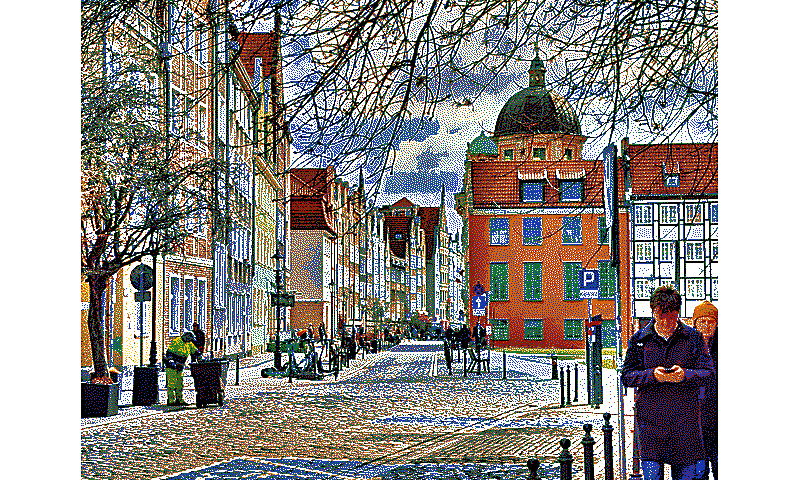
#> input picture assets/gdansk_city.bmp, 800 x 480 px
$ python analyze.py ../assets/gdansk_city.bmp --dir landscape
#> lines starting #> are read from the running program, lines starting #| are printed output that depends on the picture
### 6ColorsConverter/crop_planner.py
#encoding: utf-8
"""Shared crop planning for analyzer and converter."""
from dataclasses import dataclass


MAX_CROP_LOSS_RATIO = 0.30
FACE_MARGIN_RATIO = 0.03


@dataclass(frozen=True)
class CropPlan:
    mode: str
    reason: str
    crop_box: tuple
    crop_loss: float
    faces: tuple
    face_detection: str


def center_crop_box(width, height, target_w, target_h):
    """Return the centered cover crop used by convert.py."""
    img_ar = width / height
    tgt_ar = target_w / target_h
    if img_ar >= tgt_ar:
        new_w = int(height * tgt_ar)
        x0 = (width - new_w) // 2
        return (x0, 0, x0 + new_w, height)
    new_h = int(width / tgt_ar)
    y0 = (height - new_h) // 2
    return (0, y0, width, y0 + new_h)


def crop_loss_ratio(width, height, crop_box):
    left, top, right, bottom = crop_box
    kept_area = max(0, right - left) * max(0, bottom - top)
    total_area = width * height
    if total_area <= 0:
        return 1.0
    return 1.0 - kept_area / total_area


# [7 lines left out: function _crop_axis, not called in this run]


def _face_margin(crop_box):
    left, top, right, bottom = crop_box
    return max(2, int(round(min(right - left, bottom - top) * FACE_MARGIN_RATIO)))


def _expand_face(face, margin):
    left, top, right, bottom = face
    return (left - margin, top - margin, right + margin, bottom + margin)


# [94 lines left out: functions faces_fit_crop, shift_crop_to_include_faces, best_effort_shift_crop_to_faces, not called in this run]


def detect_faces(pil_img):
    """Detect faces with OpenCV when available.

    Returns (faces, status), where faces are (left, top, right, bottom).
    """
    try:
        import cv2
        import numpy as np
    except ImportError:
        return (), "opencv unavailable"

    cascade_path = getattr(cv2.data, "haarcascades", "") + "haarcascade_frontalface_default.xml"
    cascade = cv2.CascadeClassifier(cascade_path)
    if cascade.empty():
        return (), "opencv cascade unavailable"

    rgb = pil_img.convert("RGB")
    arr = np.array(rgb)
    gray = cv2.cvtColor(arr, cv2.COLOR_RGB2GRAY)
    detected = cascade.detectMultiScale(
        gray,
        scaleFactor=1.1,
        minNeighbors=5,
        minSize=(30, 30),
    )
    faces = tuple(
        (int(x), int(y), int(x + w), int(y + h))
        for x, y, w, h in detected
    )
    return faces, f"detected {len(faces)} face(s)"


def plan_fill_crop(width, height, target_w, target_h, faces=(),
                   face_detection="not checked",
                   max_crop_loss=MAX_CROP_LOSS_RATIO):
    center_box = center_crop_box(width, height, target_w, target_h)
    loss = crop_loss_ratio(width, height, center_box)
    if loss > max_crop_loss:
        return CropPlan(
            "scale",
            f"scale: cut would remove {loss*100:.0f}% of the image, above the {max_crop_loss*100:.0f}% limit",
            center_box,
            loss,
            tuple(faces),
            face_detection,
        )

    faces = tuple(faces)
    if not faces:
        reason = f"safe crop removes {loss*100:.0f}% of the image; {face_detection}"
        return CropPlan("cut", reason, center_box, loss, faces, face_detection)

    if faces_fit_crop(faces, center_box):
        return CropPlan(
            "cut",
            f"center crop keeps {len(faces)} face(s) inside and removes {loss*100:.0f}% of the image",
            center_box,
            loss,
            faces,
            face_detection,
        )

    shifted_box = shift_crop_to_include_faces(width, height, center_box, faces)
    if shifted_box != center_box and faces_fit_crop(faces, shifted_box):
        return CropPlan(
            "cut",
            f"shifted crop keeps {len(faces)} face(s) inside and removes {loss*100:.0f}% of the image",
            shifted_box,
            loss,
            faces,
            face_detection,
        )

    return CropPlan(
        "scale",
        f"scale: face would be cropped by full-screen cut ({face_detection})",
        center_box,
        loss,
        faces,
        face_detection,
    )

### 6ColorsConverter/analyze.py
#encoding: utf-8
"""
analyze.py — Analyze an image and recommend optimal convert.py parameters.

Usage:
    python3 analyze.py image.jpg
    python3 analyze.py image.jpg --apply
    python3 analyze.py image.jpg --apply --output result.bmp
"""
import sys
import os
import os.path
import argparse
import subprocess
import numpy as np
from PIL import Image, ImageFilter, ImageStat

from crop_planner import detect_faces, plan_fill_crop


# ── Analysis functions ────────────────────────────────────────────────────────

def get_target_size(width, height, direction):
    if direction:
        return (800, 480) if direction == 'landscape' else (480, 800)
    return (800, 480) if width > height else (480, 800)


def suggest_mode(width, height, target_w, target_h, rgb_img, override='auto'):
    faces, face_detection = detect_faces(rgb_img)
    crop_plan = plan_fill_crop(width, height, target_w, target_h, faces, face_detection)
    if override == 'auto':
        return crop_plan.mode, crop_plan.reason
    return override, f'forced by --mode {override}; auto would choose {crop_plan.mode} ({crop_plan.reason})'


def analyze_brightness(mean_l):
    if mean_l < 70:
        return 1.5,  f'mean luminance {mean_l:.1f}/255 — very dark image, strong boost needed'
    elif mean_l < 100:
        return 1.3,  f'mean luminance {mean_l:.1f}/255 — dark image, moderate boost needed'
    elif mean_l < 130:
        return 1.15, f'mean luminance {mean_l:.1f}/255 — slightly dark, small boost helps'
    elif mean_l < 175:
        return 1.0,  f'mean luminance {mean_l:.1f}/255 — well exposed, no adjustment needed'
    else:
        return 0.9,  f'mean luminance {mean_l:.1f}/255 — bright image, slight reduction helps e-ink rendering'


def analyze_contrast(stddev_l):
    if stddev_l < 30:
        return 2.5, f'luminance std dev {stddev_l:.1f} — very flat histogram, heavy contrast boost needed'
    elif stddev_l < 50:
        return 2.0, f'luminance std dev {stddev_l:.1f} — compressed tonal range, contrast boost needed'
    elif stddev_l < 65:
        return 1.5, f'luminance std dev {stddev_l:.1f} — moderate tonal range, standard boost'
    else:
        return 1.2, f'luminance std dev {stddev_l:.1f} — good tonal range, light boost only'


def analyze_saturation(rgb_img):
    w, h   = rgb_img.size
    total  = w * h
    n      = max(1, int((total / 10000) ** 0.5))
    px     = np.array(rgb_img, dtype=np.float32)[::n, ::n] / 255.0
    maxc   = px.max(axis=2)
    s      = np.zeros_like(maxc)
    np.divide(maxc - px.min(axis=2), maxc, where=maxc > 0, out=s)
    mean_s = float(s.mean())
    if mean_s < 0.08:
        return 3.0, f'mean HSV saturation {mean_s:.2f} — nearly grayscale, heavy boost needed to hit colour palette'
    elif mean_s < 0.20:
        return 2.5, f'mean HSV saturation {mean_s:.2f} — low saturation, strong boost needed'
    elif mean_s < 0.35:
        return 2.0, f'mean HSV saturation {mean_s:.2f} — moderate saturation, standard boost'
    elif mean_s < 0.50:
        return 1.5, f'mean HSV saturation {mean_s:.2f} — good saturation, light boost sufficient'
    else:
        return 1.2, f'mean HSV saturation {mean_s:.2f} — already vibrant, minimal boost'


def analyze_sharpness(gray_img):
    edges     = gray_img.filter(ImageFilter.FIND_EDGES)
    mean_edge = ImageStat.Stat(edges).mean[0]
    if mean_edge < 3:
        return 3.0, f'mean edge response {mean_edge:.2f} — very blurry image, strong sharpening needed'
    elif mean_edge < 7:
        return 2.5, f'mean edge response {mean_edge:.2f} — soft image, good sharpening needed'
    elif mean_edge < 12:
        return 2.0, f'mean edge response {mean_edge:.2f} — normal sharpness, standard boost'
    else:
        return 1.5, f'mean edge response {mean_edge:.2f} — already sharp, light post-quantization crisp-up'


def analyze_gamma(gray_img):
    hist  = gray_img.histogram()
    total = sum(hist)
    if total == 0:
        return 1.0, 'empty image'
    mean     = sum(i * hist[i] for i in range(256)) / total
    variance = sum((i - mean) ** 2 * hist[i] for i in range(256)) / total
    stddev   = variance ** 0.5
    if stddev < 1e-6:
        return 1.0, 'uniform image — no gamma correction needed'
    skewness = sum((i - mean) ** 3 * hist[i] for i in range(256)) / (total * stddev ** 3)
    if skewness > 1.5:
        return 0.70, (f'histogram skewness {skewness:.2f} — heavy dark bias, '
                      'significant midtone lift will help dithering quality')
    elif skewness > 0.5:
        return 0.85, (f'histogram skewness {skewness:.2f} — dark-leaning distribution, '
                      'gentle midtone lift recommended')
    elif skewness < -0.5:
        return 1.15, (f'histogram skewness {skewness:.2f} — bright-leaning distribution, '
                      'slight midtone pull-down recommended')
    else:
        return 1.0,  (f'histogram skewness {skewness:.2f} — balanced distribution, '
                      'no gamma correction needed')


# ── Main ─────────────────────────────────────────────────────────────────────

def main():
    parser = argparse.ArgumentParser(
        description='Analyze an image and recommend optimal convert.py parameters.')
    parser.add_argument('image_file', type=str, help='Input image file')
    parser.add_argument('--dir', choices=['landscape', 'portrait'],
                        help='Force display orientation (passed through to convert.py)')
    parser.add_argument('--mode', choices=['auto', 'scale', 'cut'], default='auto',
                        help='Mode recommendation: auto prefers safe full-screen crops, or force scale/cut')
    parser.add_argument('--dither', type=int, choices=[0, 3], default=3,
                        help='Dither algorithm to pass through: 0=NONE, 3=FLOYDSTEINBERG (default 3)')
    parser.add_argument('--apply', action='store_true',
                        help='Run convert.py with the recommended parameters after analysis')
    parser.add_argument('--output', type=str, default=None,
                        help='Output file path passed to convert.py (default: <input>_<mode>_output.bmp)')
    parser.add_argument('--output-dir', type=str, default=None,
                        help='Directory to write the output BMP into (passed to convert.py)')
    parser.add_argument('--gamap', type=float, default=0.25,
                        help='Soft gamut mapping strength (0.0–1.0, default 0.25, passed to convert.py)')
    parser.add_argument('--lab', action='store_true',
                        help='Enable CIELAB dithering (passed to convert.py, requires scikit-image)')
    args = parser.parse_args()

    if not os.path.isfile(args.image_file):
        print(f'Error: file {args.image_file} does not exist')
        sys.exit(1)

    img           = Image.open(args.image_file)
#> img is the input picture: PIL image 800x480 RGB; mean R, G, B 152.2, 148.4, 145.8
    width, height = img.size
#> width = 800; height = 480
    target_w, target_h = get_target_size(width, height, args.dir)
#> target_w = 800; target_h = 480

    rgb  = img.convert('RGB')
    gray = img.convert('L')
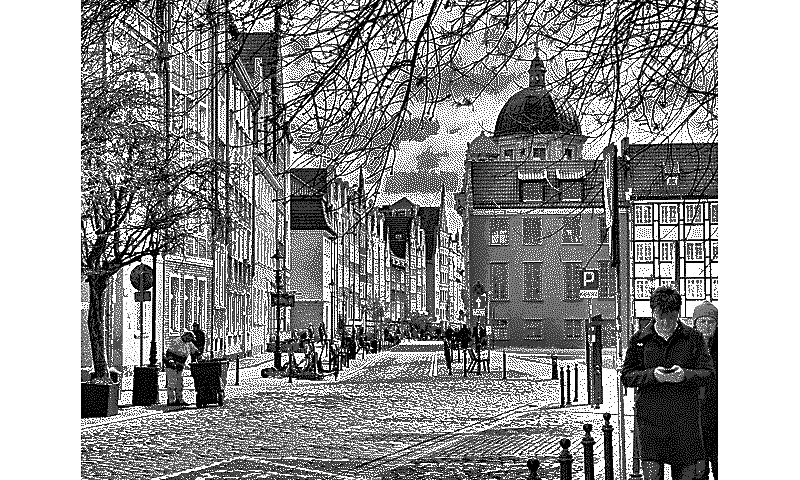
#> gray: PIL image 800x480 L; min 0, max 255, mean 149.2
    stat = ImageStat.Stat(gray)

    DIVIDER = '─' * 57

    print()
    print('=' * 57)
    print(f'  Image Analysis Report')
    print(f'  File   : {args.image_file}')
    print(f'  Size   : {width} x {height} px')
#|   Size   : 800 x 480 px
    print(f'  Target : {target_w} x {target_h} px (e-ink display)')
#|   Target : 800 x 480 px (e-ink display)
    print('=' * 57)

    mode,       mode_reason       = suggest_mode(width, height, target_w, target_h, rgb, args.mode)
#> in detect_faces, `detected = cascade.detectMultiScale( gray, scaleFactor=1.1, minNeighbo..`: detected = ()
#> in suggest_mode, `faces, face_detection = detect_faces(rgb_img)`: face_detection = 'detected 0 face(s)'
#> in plan_fill_crop, `faces = tuple(faces)`: faces = ()
#> mode = 'cut'
    brightness, brightness_reason = analyze_brightness(stat.mean[0])
#> brightness = 1
    contrast,   contrast_reason   = analyze_contrast(stat.stddev[0])
#> contrast = 1.2
    saturation, saturation_reason = analyze_saturation(rgb)
#> in analyze_saturation, `px     = np.array(rgb_img, dtype=np.float32)[::n, ::n] / 255.0`:
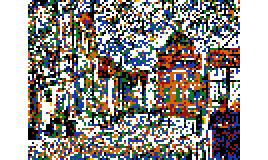
#> px: shape (80, 134, 3) float32 (shown 2 times larger); mean R, G, B 0.592, 0.577, 0.564
#> in analyze_saturation, `maxc   = px.max(axis=2)`:
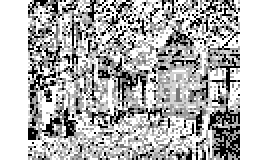
#> maxc: shape (80, 134) float32 (shown 2 times larger); min 0, max 1, mean 0.708
#> in analyze_saturation, `np.divide(maxc - px.min(axis=2), maxc, where=maxc > 0, out=s)`:
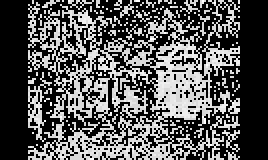
#> s: shape (80, 134) float32 (shown 2 times larger); min 0, max 1, mean 0.344
#> in analyze_saturation, `mean_s = float(s.mean())`: mean_s = 0.344
#> saturation = 2
    sharpness,  sharpness_reason  = analyze_sharpness(gray)
#> in analyze_sharpness, `edges     = gray_img.filter(ImageFilter.FIND_EDGES)`:
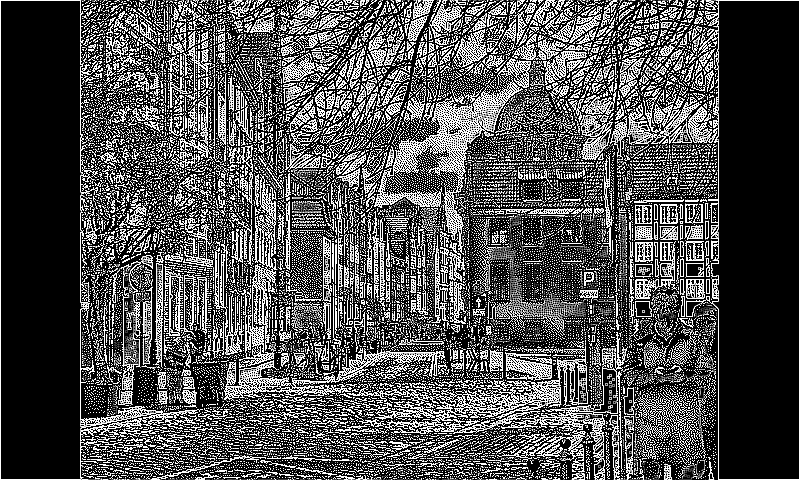
#> edges: PIL image 800x480 L; min 0, max 255, mean 80.3
#> in analyze_sharpness, `mean_edge = ImageStat.Stat(edges).mean[0]`: mean_edge = 80.31
#> sharpness = 1.5
    gamma,      gamma_reason      = analyze_gamma(gray)
#> in analyze_gamma, `hist  = gray_img.histogram()`: hist = 256 values, max 175608 at index 255, min 0 at index 1, mean 1500
#> in analyze_gamma, `total = sum(hist)`: total = 384000
#> in analyze_gamma, `mean     = sum(i * hist[i] for i in range(256)) / total`: mean = 149.2
#> in analyze_gamma, `variance = sum((i - mean) ** 2 * hist[i] for i in range(256)) / total`: variance = 10533.3
#> in analyze_gamma, `stddev   = variance ** 0.5`: stddev = 102.6
#> in analyze_gamma, `skewness = sum((i - mean) ** 3 * hist[i] for i in range(256)) / (total..`: skewness = -0.122
#> gamma = 1

    params = [
        ('MODE',       mode,       mode_reason),
        ('BRIGHTNESS', brightness, brightness_reason),
        ('CONTRAST',   contrast,   contrast_reason),
        ('SATURATION', saturation, saturation_reason),
        ('SHARPNESS',  sharpness,  sharpness_reason),
        ('GAMMA',      gamma,      gamma_reason),
    ]

    for name, value, reason in params:
        print()
        print(DIVIDER)
        val_str = value if isinstance(value, str) else f'{value:.2f}'.rstrip('0').rstrip('.')
        print(f'  {name:<12} →  {val_str}')
        print(f'  {reason}')
#> this loop made 6 passes
#> (name, value, val_str) on passes 1 to 6: ('MODE', 'cut', 'cut'), ('BRIGHTNESS', 1, '1'), ('CONTRAST', 1.2, '1.2'), ('SATURATION', 2, '2'), ('SHARPNESS', 1.5, '1.5'), ('GAMMA', 1, '1')
#> (printed output is left out)

    print()
    print('=' * 57)

    # Build the convert.py command
    script_dir     = os.path.dirname(os.path.abspath(__file__))
    convert_script = os.path.join(script_dir, 'convert.py')

    cmd = [
        sys.executable, convert_script,
        args.image_file,
        '--mode',       mode,
        '--dither',     str(args.dither),
        '--brightness', f'{brightness:.2f}',
        '--contrast',   f'{contrast:.2f}',
        '--saturation', f'{saturation:.2f}',
        '--sharpness',  f'{sharpness:.2f}',
        '--gamma',      f'{gamma:.2f}',
    ]
    if args.dir:
        cmd += ['--dir', args.dir]
    if args.output:
        cmd += ['--output', args.output]
    if args.output_dir:
        cmd += ['--output-dir', args.output_dir]
    cmd += ['--gamap', f'{args.gamap:.2f}']
    if mode == 'cut':
        cmd += ['--smart-crop']
    if args.lab:
        cmd += ['--lab']

    # Print human-readable command (omit interpreter + script path)
    display_cmd = 'python3 convert.py ' + ' '.join(cmd[2:])
    print()
    print('  Suggested command:')
    print()
    print(f'  {display_cmd}')
#|   python3 convert.py ../assets/gdansk_city.bmp --mode cut --dither 3 --brightness 1.00 --contrast 1.20 --saturation 2.00 --sharpness 1.50 --gamma 1.00 --dir landscape --gamap 0.25 --smart-crop
    print()
    print('=' * 57)
    print()

    if args.apply:
        print('Running conversion...')
        print()
        sys.stdout.flush()
        result = subprocess.run(cmd)
        sys.exit(result.returncode)


if __name__ == '__main__':
    main()
